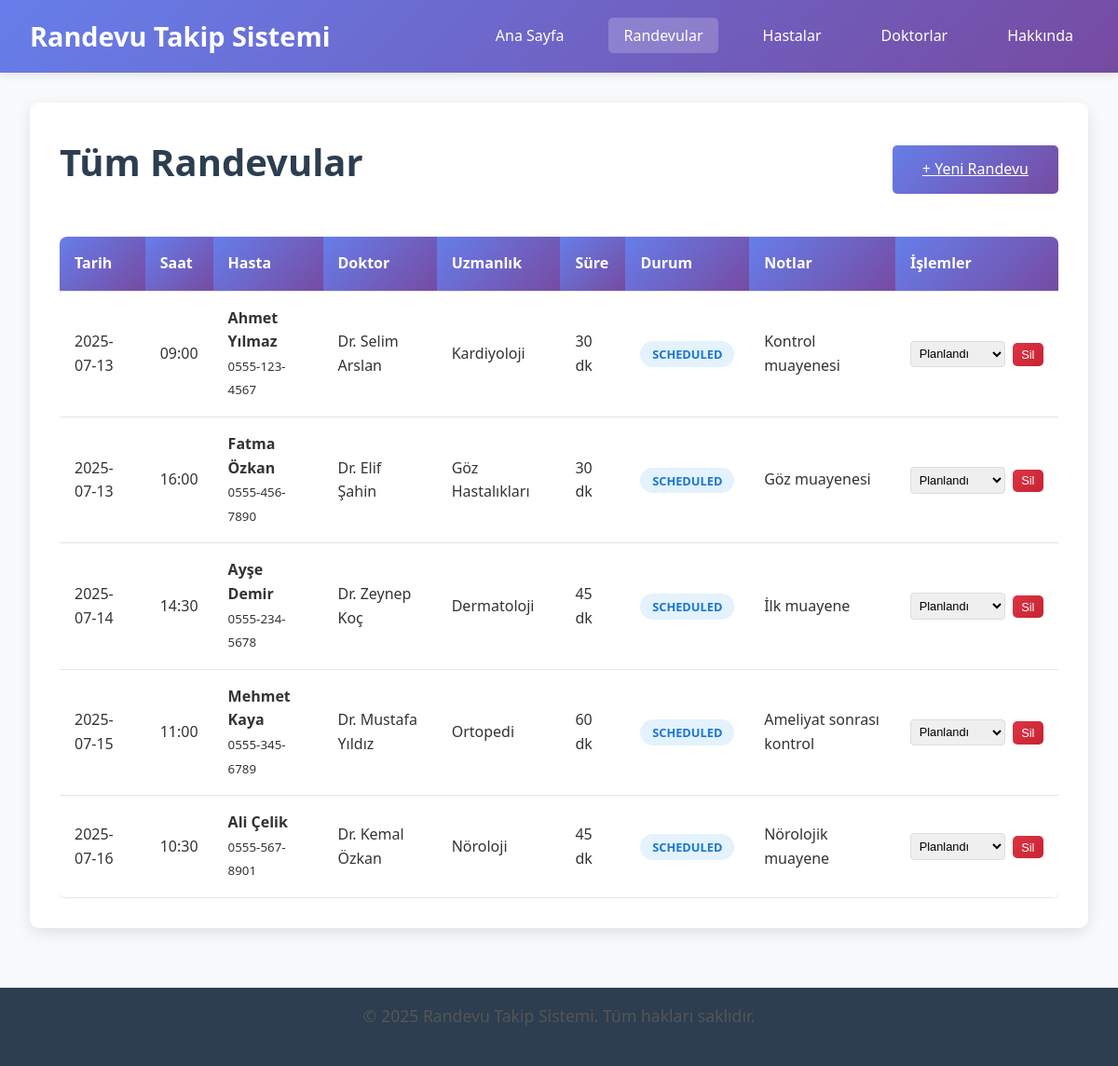
Before: /appointments with the older database file.
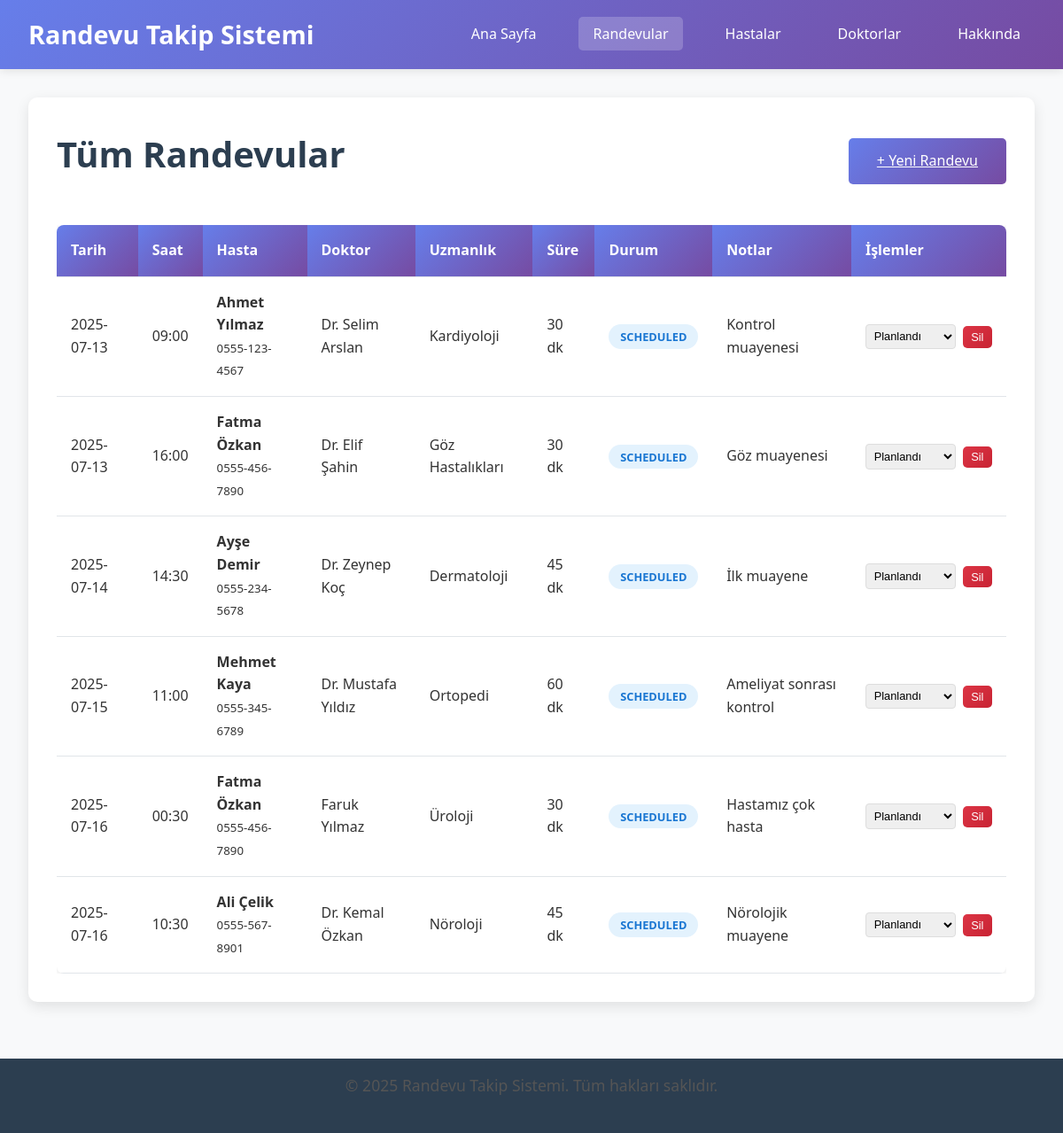
After: the same page with the newer database file.
### tables this page shows
CREATE TABLE appointments (
                id INTEGER PRIMARY KEY AUTOINCREMENT,
                patient_id INTEGER NOT NULL,
                doctor_id INTEGER NOT NULL,
                appointment_date DATE NOT NULL,
                appointment_time TIME NOT NULL,
                duration_minutes INTEGER DEFAULT 30,
                status TEXT DEFAULT 'scheduled',
                notes TEXT,
                created_at TIMESTAMP DEFAULT CURRENT_TIMESTAMP,
                FOREIGN KEY (patient_id) REFERENCES patients (id),
                FOREIGN KEY (doctor_id) REFERENCES doctors (id)
            );

CREATE TABLE patients (
                id INTEGER PRIMARY KEY AUTOINCREMENT,
                first_name TEXT NOT NULL,
                last_name TEXT NOT NULL,
                phone TEXT NOT NULL,
                email TEXT,
                date_of_birth DATE,
                address TEXT,
                created_at TIMESTAMP DEFAULT CURRENT_TIMESTAMP
            );

CREATE TABLE doctors (
                id INTEGER PRIMARY KEY AUTOINCREMENT,
                first_name TEXT NOT NULL,
                last_name TEXT NOT NULL,
                specialization TEXT NOT NULL,
                phone TEXT NOT NULL,
                email TEXT,
                created_at TIMESTAMP DEFAULT CURRENT_TIMESTAMP
            );

### app.py (the view)
@app.route('/appointments')
def appointments():
    appointments = db.get_all_appointments()
    return render_template('appointments.html', appointments=appointments)

### database.py (called while the page is built)
    def get_connection(self):
        conn = sqlite3.connect(self.db_name)
        conn.row_factory = sqlite3.Row  # This allows accessing columns by name
        return conn

### templates/appointments.html (shortened to what this page needs)
<!DOCTYPE html>
<html lang="en">
<head>
    <link rel="stylesheet" href="{{ url_for('static', filename='css/style.css') }}">
</head>
<body>
    <nav>
        <div class="nav-container">
            <h1>Randevu Takip Sistemi</h1>
            <ul>
                <li><a href="{{ url_for('index') }}">Ana Sayfa</a></li>
                <li><a href="{{ url_for('appointments') }}" class="active">Randevular</a></li>
                <li><a href="{{ url_for('patients') }}">Hastalar</a></li>
                <li><a href="{{ url_for('doctors') }}">Doktorlar</a></li>
                <li><a href="{{ url_for('about') }}">Hakkında</a></li>
            </ul>
        </div>
    </nav>
    <main>
        <div class="container">
            <div class="section">
                <div class="section-header">
                    <h2>Tüm Randevular</h2>
                    <a href="{{ url_for('add_appointment') }}" class="btn">+ Yeni Randevu</a>
                </div>
                {% if appointments %}
                    <div class="appointments-table">
                        <table>
                            <thead>
                                <tr>
                                    <th>Tarih</th>
                                    <th>Saat</th>
                                    <th>Hasta</th>
                                    <th>Doktor</th>
                                    <th>Uzmanlık</th>
                                    <th>Süre</th>
                                    <th>Durum</th>
                                    <th>Notlar</th>
                                    <th>İşlemler</th>
                                </tr>
                            </thead>
                            <tbody>
                                {% for appointment in appointments %}
                                    <tr>
                                        <td>{{ appointment.appointment_date }}</td>
                                        <td>{{ appointment.appointment_time }}</td>
                                        <td>
                                            <strong>{{ appointment.patient_first_name }} {{ appointment.patient_last_name }}</strong>
                                            <br><small>{{ appointment.patient_phone }}</small>
                                        </td>
                                        <td>{{ appointment.doctor_first_name }} {{ appointment.doctor_last_name }}</td>
                                        <td>{{ appointment.specialization }}</td>
                                        <td>{{ appointment.duration_minutes }} dk</td>
                                        <td>
                                            <span class="status-badge status-{{ appointment.status }}">
                                                {{ appointment.status }}
                                            </span>
                                        </td>
                                        <td>
                                            {% if appointment.notes %}
                                                {{ appointment.notes }}
                                            {% else %}
                                                <em>-</em>
                                            {% endif %}
                                        </td>
                                        <td>
                                            <div class="action-buttons">
                                                <form method="POST" action="{{ url_for('update_appointment_status', appointment_id=appointment.id) }}" style="display: inline;">
                                                    <select name="status" onchange="this.form.submit()" class="status-select">
                                                        <option value="scheduled" {% if appointment.status == 'scheduled' %}selected{% endif %}>Planlandı</option>
                                                    </select>
                                                </form>
                                                <form method="POST" action="{{ url_for('delete_appointment', appointment_id=appointment.id) }}" style="display: inline;" onsubmit="return confirm('Bu randevuyu silmek istediğinizden emin misiniz?')">
                                                    <button type="submit" class="btn btn-danger" style="padding: 0.3rem 0.6rem; font-size: 0.8rem;">Sil</button>
                                                </form>
                                            </div>
                                        </td>
                                    </tr>
                                {% endfor %}
                            </tbody>
                        </table>
                    </div>
                {% else %}
                    <div class="no-appointments">
                        <p>Henüz randevu bulunmuyor.</p>
                        <a href="{{ url_for('add_appointment') }}" class="btn">İlk Randevuyu Oluştur</a>
                    </div>
                {% endif %}
            </div>
        </div>
    </main>
    <footer>
        <p>&copy; 2025 Randevu Takip Sistemi. Tüm hakları saklıdır.</p>
    </footer>
</body>
</html>

### static/css/style.css (style rules this page uses)
* { margin: 0; padding: 0; box-sizing: border-box; }
body { font-family: 'Segoe UI', Tahoma, Geneva, Verdana, sans-serif; line-height: 1.6; color: #333; background-color: #f8f9fa; }
nav { background: linear-gradient(135deg, #667eea 0%, #764ba2 100%); color: white; padding: 1rem 0; box-shadow: 0 2px 10px rgba(0,0,0,0.1); }
.nav-container { max-width: 1200px; margin: 0 auto; padding: 0 2rem; display: flex; justify-content: space-between; align-items: center; }
.nav-container h1 { font-size: 1.8rem; font-weight: 600; }
nav ul { display: flex; list-style: none; gap: 2rem; }
nav a { color: white; text-decoration: none; padding: 0.5rem 1rem; border-radius: 5px; transition: all 0.3s ease; }
nav a:hover, nav a.active { background-color: rgba(255,255,255,0.2); transform: translateY(-2px); }
main { min-height: calc(100vh - 140px); padding: 2rem 0; }
.container { max-width: 1200px; margin: 0 auto; padding: 0 2rem; }
h2 { font-size: 2.5rem; margin-bottom: 1rem; color: #2c3e50; text-align: center; }
p { font-size: 1.1rem; margin-bottom: 1.5rem; color: #555; }
.section { background: white; padding: 2rem; border-radius: 10px; box-shadow: 0 5px 15px rgba(0,0,0,0.1); margin-bottom: 2rem; }
.status-scheduled { background-color: #e3f2fd; color: #1976d2; }
.status-badge { padding: 0.3rem 0.8rem; border-radius: 15px; font-size: 0.8rem; font-weight: 600; text-transform: uppercase; }
.btn { background: linear-gradient(135deg, #667eea 0%, #764ba2 100%); color: white; padding: 0.8rem 2rem; border: none; border-radius: 5px; font-size: 1rem; cursor: pointer; transition: all 0.3s ease; }
.btn-danger { background: linear-gradient(135deg, #dc3545 0%, #c82333 100%); }
footer { background: #2c3e50; color: white; text-align: center; padding: 1rem 0; margin-top: auto; }

### templates/appointments.html (style rules this page uses)
.section-header { display: flex; justify-content: space-between; align-items: center; margin-bottom: 2rem; }
.appointments-table { overflow-x: auto; }
table { width: 100%; border-collapse: collapse; background: white; border-radius: 8px; overflow: hidden; box-shadow: 0 2px 10px rgba(0,0,0,0.1); }
th, td { padding: 1rem; text-align: left; border-bottom: 1px solid #e1e5e9; }
th { background: linear-gradient(135deg, #667eea 0%, #764ba2 100%); color: white; font-weight: 600; }
.action-buttons { display: flex; gap: 0.5rem; align-items: center; }
.status-select { padding: 0.3rem; border: 1px solid #ddd; border-radius: 4px; font-size: 0.8rem; }

Changed rows visible on the page:
added appointments: appointment_date "2025-07-16", appointment_time "00:30", patient_first_name "Fatma", patient_last_name "Özkan", patient_phone "0555-456-7890", doctor_first_name "Faruk", doctor_last_name "Yılmaz", specialization "Üroloji", duration_minutes "30", status "SCHEDULED", notes "Hastamız çok hasta", status "Planlandı"
